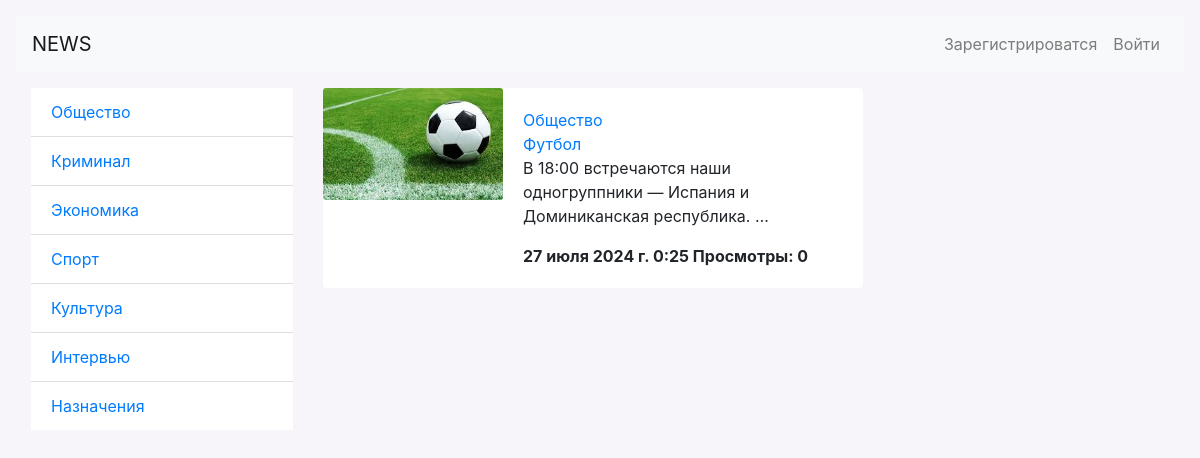
Page /category/1/ on the committed database.
### main/models.py (models this page shows, shortened)
class Category(models.Model):
    name = models.CharField(max_length=250, verbose_name='Название категории')
    class Meta:
        verbose_name = 'Категория'
        verbose_name_plural = 'Категории'
    def __str__(self):
        return self.name

class News(models.Model):
    title = models.CharField(max_length=250, verbose_name='Название новости')
    desc = models.TextField(verbose_name='Описание')
    created_at = models.DateTimeField(auto_now_add=True, verbose_name='Дата')
    photo = models.ImageField(upload_to='news/', null=True, blank=True, verbose_name='Изображение')
    views = models.IntegerField(default=0, verbose_name='Просмотры')
    category = models.ForeignKey('Category', on_delete=models.CASCADE, verbose_name='Категории')
    class Meta:
        verbose_name = 'Новость'
        verbose_name_plural = 'Новости'

### main/views.py (the view)
# urls.py: path('category/<int:category_id>/', news_by_categories, name='news_by_categories'),
def news_by_categories(request, category_id):
    category = Category.objects.get(id=category_id)
    news = News.objects.filter(category=category)
    context = {
        'title': category.name,
        'category': category,
        'news': news
    }
    return render(request, 'main/main_page.html', context)

### main/templatetags/category_tags.py (called while the page is built)
@register.simple_tag()
def get_categories():
    return Category.objects.all()

### main/templates/main/main_page.html (shortened to what this page needs)
{% extends 'base.html' %}
{% load static %}
{% load category_tags %}
{% block category%}
<ul class="list-group list-group-flush">
    {% get_categories as categories %}
    {% for category in categories %}
    <li class="list-group-item">
        <a href="{% url 'news_by_categories' category.id %}">{{ category.name }}</a>
    </li>
    {% endfor %}
</ul>
{% endblock category%}
{% block main %}
{% for new in news %}
<div class="card mb-3" style="max-width: 540px; border: None;">
    <div class="row no-gutters">
        <div class="col-md-4">
            <img class="card-img" src="{{ new.photo.url }}" alt="Card image cap">
        </div>
        <div class="col-md-8">
            <div class="card-body">
                <a href="{% url 'news_by_categories' new.category.id %}" class="card-text">{{ new.category }}</a>
                <br>
                <a href="{% url 'news_detail' new.pk %}" class="card-title">{{ new.title }}</a>
                <p class="card-text">{{ new.desc|truncatewords:10 }}</p>
                <b>{{ new.created_at }} Просмотры: {{ new.views }}</b>
            </div>
        </div>
    </div>
</div>
{% endfor %}
{% endblock main %}

### rows in the picture
Category: name "Общество"
Category: name "Криминал"
Category: name "Экономика"
Category: name "Спорт"
Category: name "Культура"
Category: name "Интервью"
Category: name "Назначения"
News: photo (picture), category "Общество", title "Футбол", desc "В 18:00 встречаются наши одногруппники — Испания и Доминиканская республика. …", created_at "27 июля 2024 г. 0:25", views "0"
